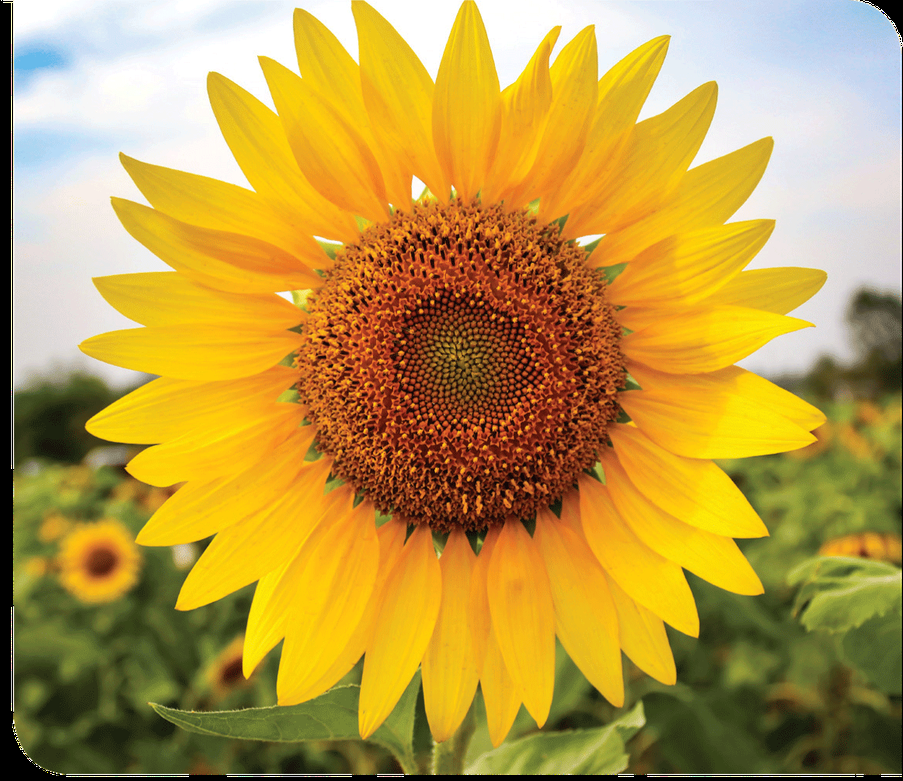
//> input picture resources/sunflower.png, 903 x 781 px, shrunk from 1162 x 1005 before the run
$ ./main   (built with g++ and OpenCV 4)
//> lines starting //> are read from the running program, lines starting //| are printed output that depends on the picture
//
//  main.cpp
//  testOpenCv
//
//  Created by nancy on 2022/1/3.
//
#include<opencv2/imgproc.hpp>
#include<opencv2/imgcodecs.hpp>
#include <opencv2/highgui.hpp>
#include <iostream>
using namespace cv;
using std::string;

int main(int argc, const char * argv[]) {
    // insert code here...
    string path = "../resources/sunflower.png";
    Mat image = imread(path);
//> image is the input picture: 781 rows x 903 cols, CV_8UC3; mean B, G, R 70.5, 152.5, 185
    Mat imgBlur, imgCanny;
    GaussianBlur(image, imgBlur, Size(9, 9), 10, 0);
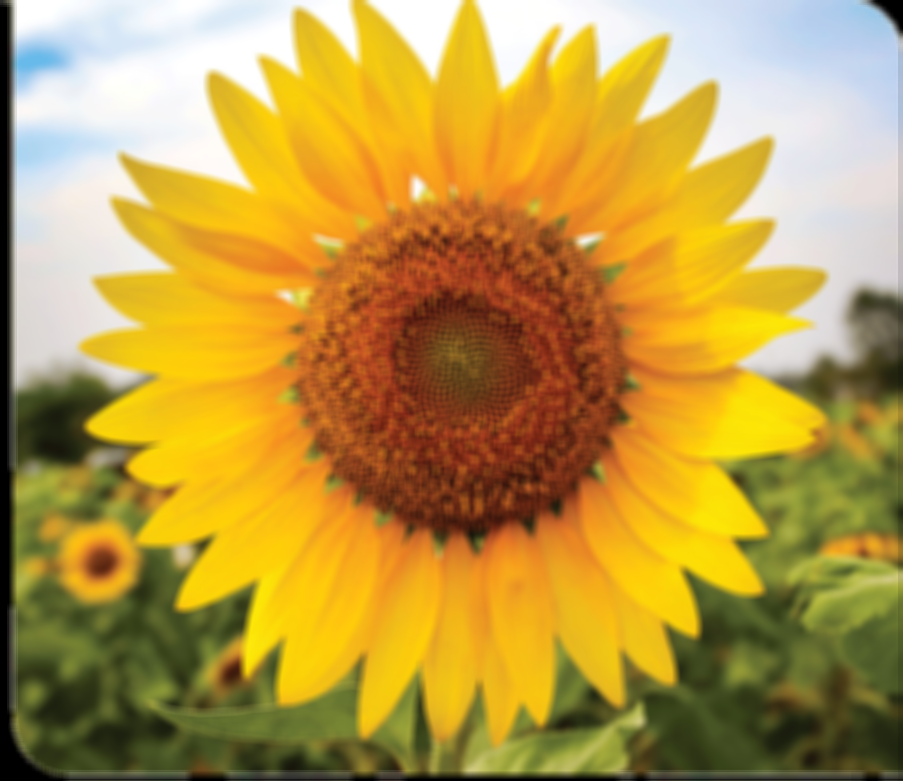
//> imgBlur: 781 rows x 903 cols, CV_8UC3; mean B, G, R 70.6, 152.6, 185
    Canny(image, imgCanny, 70, 30);
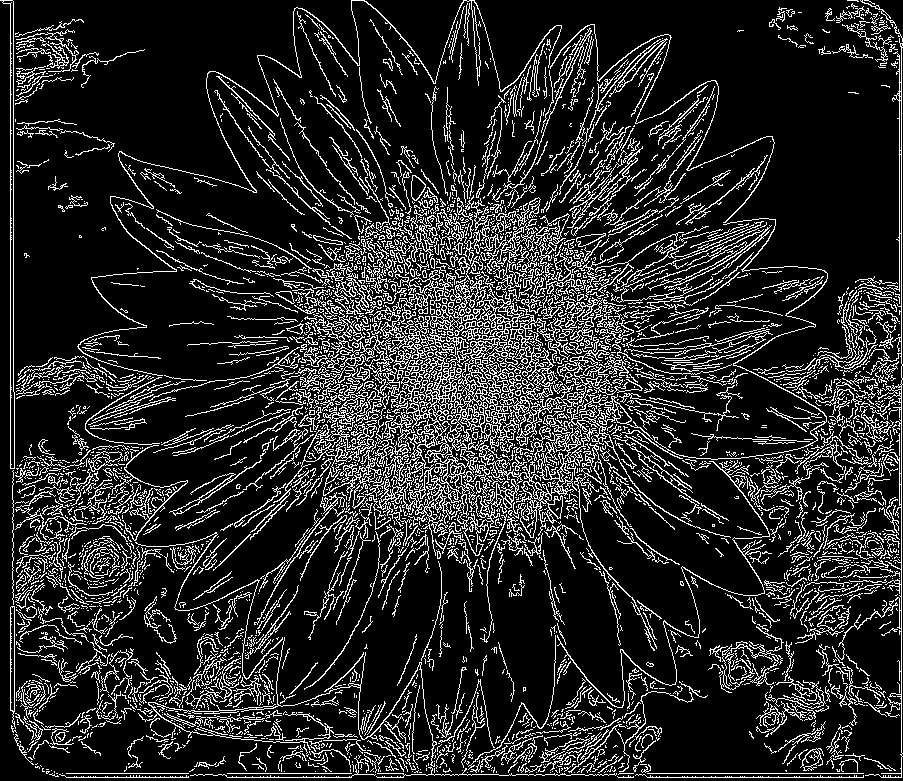
//> imgCanny: 781 rows x 903 cols, CV_8UC1; 15.9% white in thin lines or dots

    Mat imgDil, imgErode, kernel;
    kernel = getStructuringElement(MORPH_RECT, Size(3,3));
    dilate(image, imgDil, kernel);
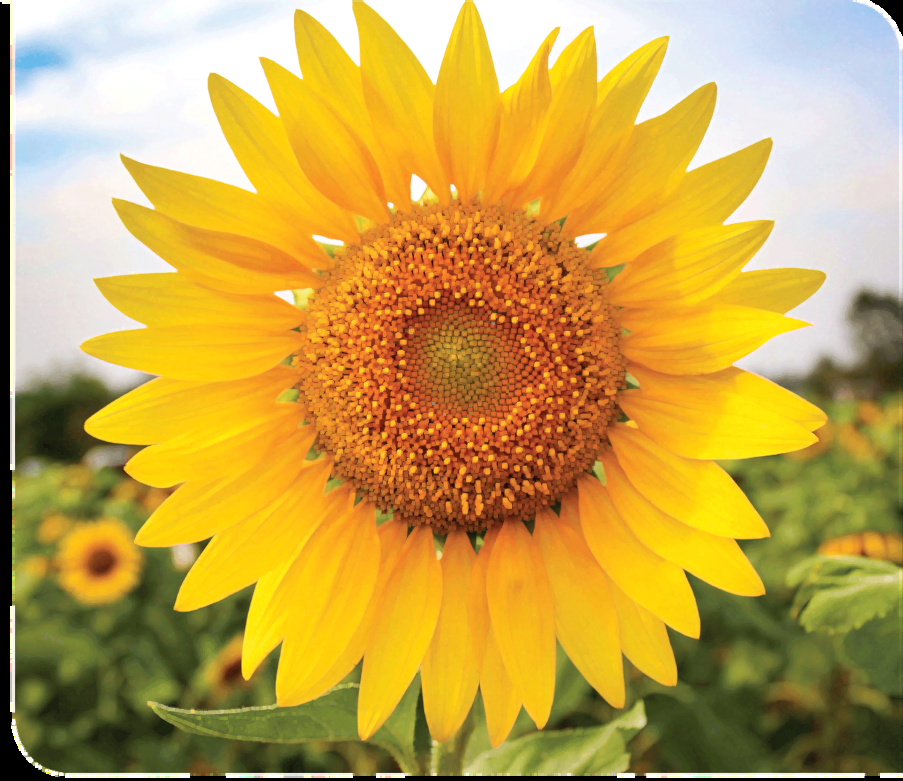
//> imgDil: 781 rows x 903 cols, CV_8UC3; mean B, G, R 77.2, 162.8, 196.8
    erode(image, imgErode, kernel);
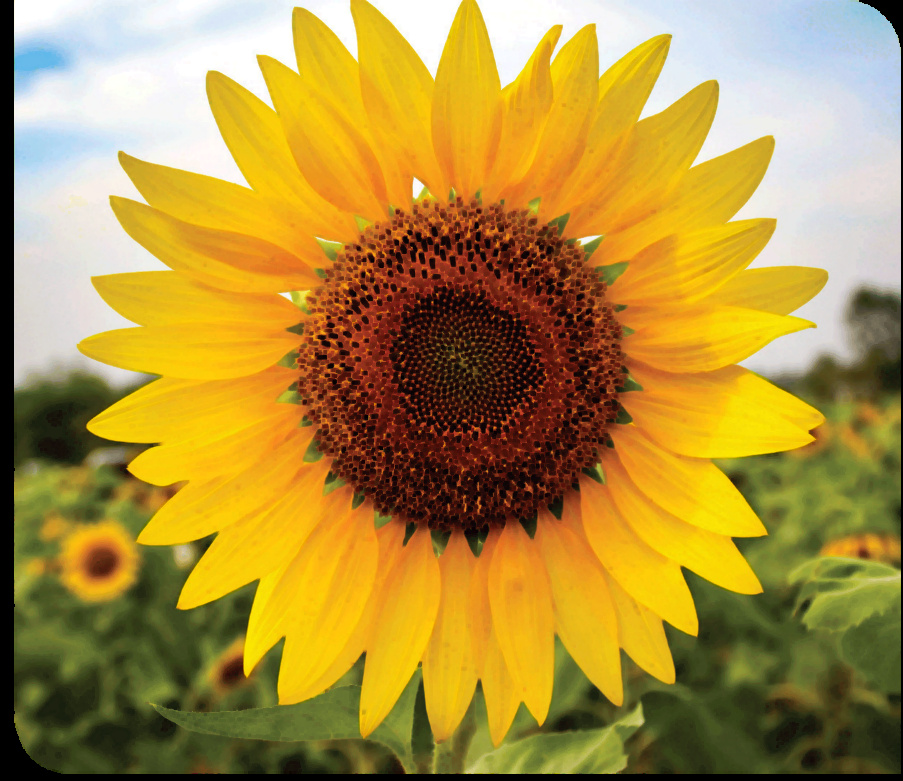
//> imgErode: 781 rows x 903 cols, CV_8UC3; mean B, G, R 64.4, 142.9, 172.9

    imshow("origin", image);
    imshow("blur", imgBlur);
    imshow("canny", imgCanny);

    imshow("dilate", imgDil);
    imshow("erode", imgErode);
    waitKey(0);


    return 0;
}
